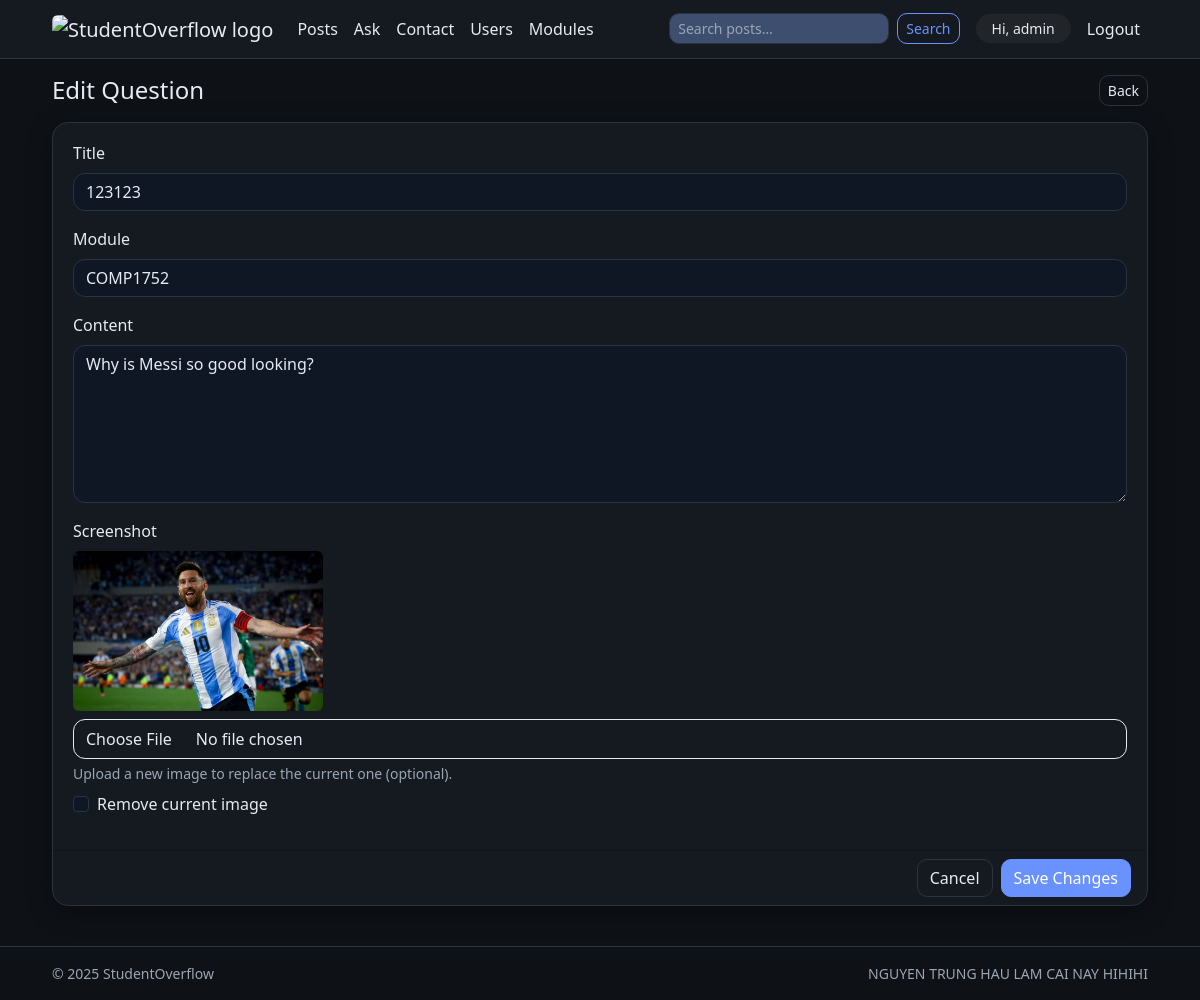
Page /posts/edit.php?id=7 (signed in) on the committed database.
### tables this page shows
CREATE TABLE `posts` (
  `id` int(10) unsigned NOT NULL AUTO_INCREMENT,
  `title` varchar(200) NOT NULL,
  `content` text NOT NULL,
  `user_id` int(10) unsigned NOT NULL,
  `module_id` int(10) unsigned NOT NULL,
  `created_at` datetime NOT NULL DEFAULT current_timestamp(),
  `updated_at` datetime DEFAULT NULL ON UPDATE current_timestamp(),
  PRIMARY KEY (`id`),
  KEY `idx_posts_user` (`user_id`),
  KEY `idx_posts_module` (`module_id`),
  CONSTRAINT `fk_posts_module` FOREIGN KEY (`module_id`) REFERENCES `modules` (`id`) ON UPDATE CASCADE,
  CONSTRAINT `fk_posts_user` FOREIGN KEY (`user_id`) REFERENCES `users` (`id`) ON UPDATE CASCADE
);

CREATE TABLE `modules` (
  `id` int(10) unsigned NOT NULL AUTO_INCREMENT,
  `code` varchar(20) NOT NULL,
  `name` varchar(120) NOT NULL,
  `created_at` datetime NOT NULL DEFAULT current_timestamp(),
  PRIMARY KEY (`id`),
  UNIQUE KEY `code` (`code`)
);

### lib/view.php (called while the page is built, shortened)
<?php
function render(string $template, array $data = [], string $layout = 'layouts/app.html.php'): void
{
    $templatesRoot = __DIR__ . '/../templates/';
    $tplPath = $templatesRoot . ltrim($template, '/');
    extract($data, EXTR_SKIP);
    require $tplPath;
}

### posts/edit.php (called while the page is built, shortened)
<?php
require_once __DIR__ . '/../config.php';
require_once __DIR__ . '/../lib/view.php';
require_once __DIR__ . '/../lib/media.php';
$postId = (int)($_GET['id'] ?? 0);
$sql = "
  SELECT p.*, u.username,
    (SELECT file_name FROM post_images WHERE post_id = p.id ORDER BY id ASC LIMIT 1) AS image_file
  FROM posts p
  JOIN users u ON u.id = p.user_id
  WHERE p.id = :id
  LIMIT 1";
$stmt = $pdo->prepare($sql);
$stmt->execute([':id' => $postId]);
$post = $stmt->fetch(PDO::FETCH_ASSOC);
$mods = $pdo->query("SELECT id, code FROM modules ORDER BY code")->fetchAll(PDO::FETCH_ASSOC);
$errors = [];
$title = $post['title'];
$content = $post['content'];
$module_id = (int)$post['module_id'];
$currentImage = $post['image_file'];
$thumb = resolve_image_url($currentImage);
render('posts/edit.html.php', [
  'postId'     => $postId,
  'errors'     => $errors,
  'title'      => $title,
  'content'    => $content,
  'module_id'  => $module_id,
  'mods'       => $mods,
  'thumb'      => $thumb,
]);

### lib/media.php (called while the page is built, shortened)
<?php
function base_url(): string
{
    $base = rtrim(str_replace('\\', '/', dirname(dirname($_SERVER['SCRIPT_NAME'] ?? '/'))), '/');
    return $base === '' ? '/' : $base;
}

### templates/posts/edit.html.php (the view, shortened to what this page needs)
<div class="d-flex align-items-center justify-content-between mb-3">
  <h1 class="h4 mb-0">Edit Question</h1>
  <a href="<?= base_url(); ?>/posts/show.php?id=<?= (int)$postId ?>" class="btn btn-outline-secondary btn-sm">Back</a>
</div>
<form method="post" enctype="multipart/form-data" class="card">
  <div class="card-body">
    <div class="mb-3">
      <label class="form-label">Title</label>
      <input type="text" name="title" class="form-control" value="<?= htmlspecialchars($title) ?>" required>
    </div>
    <div class="mb-3">
      <label class="form-label">Module</label>
      <select name="module_id" class="form-select" required>
        <?php foreach ($mods as $m): ?>
          <option value="<?= (int)$m['id'] ?>" <?= $module_id===(int)$m['id']?'selected':'' ?>>
            <?= htmlspecialchars($m['code']) ?>
          </option>
        <?php endforeach; ?>
      </select>
    </div>
    <div class="mb-3">
      <label class="form-label">Content</label>
      <textarea name="content" rows="6" class="form-control" required><?= htmlspecialchars($content) ?></textarea>
    </div>
    <div class="mb-3">
      <label class="form-label">Screenshot</label>
      <?php if ($thumb): ?>
        <div class="mb-2">
          <img src="<?= htmlspecialchars($thumb) ?>" alt="current image" class="img-fluid rounded"
               style="max-height:160px;object-fit:cover;">
        </div>
      <?php else: ?>
        <div class="form-text">No image attached.</div>
      <?php endif; ?>
      <input type="file" name="image" class="form-control" accept="image/*">
      <div class="form-text">Upload a new image to replace the current one (optional).</div>
      <?php if ($thumb): ?>
        <div class="form-check mt-2">
          <input class="form-check-input" type="checkbox" name="remove_image" id="remove_image">
          <label class="form-check-label" for="remove_image">Remove current image</label>
        </div>
      <?php endif; ?>
    </div>
  </div>
  <div class="card-footer d-flex justify-content-end gap-2">
    <a href="<?= base_url(); ?>/posts/show.php?id=<?= (int)$postId ?>" class="btn btn-outline-secondary">Cancel</a>
    <button class="btn btn-primary">Save Changes</button>
  </div>
</form>

### public/assets/css/base.css (style rules this page uses)
*, *::before, *::after { box-sizing: border-box; }
html { -webkit-text-size-adjust: 100%; }
body { margin: 0; }
:root { color-scheme: dark; --so-bg: #0e1116; --so-surface: #151a21; --so-elevated: #1b212b; --so-line: #2a3340; --so-text: #E6EAF2; --so-text-muted: #9AA6B2; --so-primary-400: #7aa2ff; --so-primary-500: #6a92ff; --so-primary-600: #5987ff; --so-success: #34d399; --so-warning: #fbbf24; --so-danger: #ef4444; --so-info: #38bdf8; --so-radius: 12px; --so-card-radius: 16px; --so-shadow: 0 6px 24px rgba(0,0,0,.35); --bs-body-bg: var(--so-bg); --bs-body-color: var(--so-text); --bs-border-color: var(--so-line); --bs-primary: var(--so-primary-500); --bs-success: var(--so-success); --bs-warning: var(--so-warning); --bs-danger: var(--so-danger); --bs-info: var(--so-info); }
html,body { background: var(--so-bg); color: var(--so-text); -webkit-font-smoothing: antialiased; -moz-osx-font-smoothing: grayscale; }
main.container > *:first-child { margin-top: 0; }
main.container > * { margin-bottom: var(--space-4); }
.card, .dropdown-menu, .list-group, .so-card { background: var(--so-surface) !important; color: var(--so-text); border: 1px solid var(--so-line); border-radius: var(--so-card-radius); box-shadow: var(--so-shadow); }
.card .card-body { padding: 18px 20px; }
.form-control, .form-select, textarea, .form-check-input { background: #101724; color: var(--so-text); border: 1px solid var(--so-line); border-radius: var(--so-radius); }
.form-control::placeholder { color: var(--so-text-muted); }
.form-text, .text-muted { color: var(--so-text-muted) !important; }
.btn { border-radius: 10px; }
.btn-primary { background: var(--so-primary-500); border-color: var(--so-primary-500); }
.btn-outline-secondary { color: var(--so-text); border-color: var(--so-line); }
a.btn, a.btn:hover, a.btn:focus, .navbar .nav-link:hover, .navbar .nav-link:focus { text-decoration: none !important; }
a { color: var(--so-primary-500); text-decoration: none; }
input[type="file"].form-control { background-color: var(--so-surface-2) !important; color: var(--so-text-1) !important; border-color: var(--so-border) !important; }

### rows in the picture
posts: title "123123", module_id "COMP1752", content "Why is Messi so good looking?"

### other values in the picture
$username "admin"
